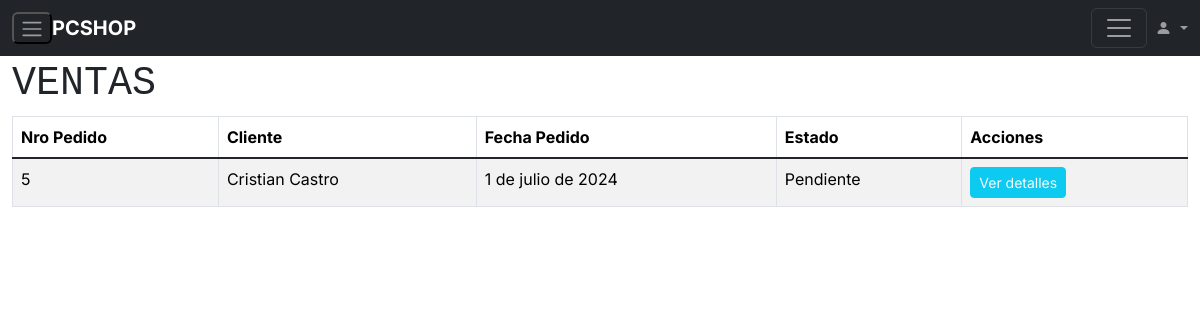
The page /dashboard/ventas on the database its author committed.
### aplicacion/models.py (models this page shows)
class Pedido(models.Model):
    nro_pedido= models.AutoField(primary_key=True,null=False)
    email=models.ForeignKey(Cliente,on_delete=models.PROTECT)
    fecha_pedido = models.DateField(null=False)
    estado_pedido=models.CharField(default="Pendiente", max_length=10, null=False, choices=ESTADO_PEDIDO)
    productos = models.ManyToManyField(ProductoCarro)

class Cliente(models.Model):
    email=models.EmailField(primary_key=True, verbose_name='E-mail', null=False)
    rut=models.CharField(max_length=10, null = True)
    nombre=models.CharField(max_length=50, null=True)
    direccion=models.CharField(max_length=500, null=True)

### aplicacion/views.py (the view)
# urls.py: path('dashboard/ventas', ventas, name='ventas'),
def ventas(request):
    pedidos=Pedido.objects.all()
    clientes=Cliente.objects.all()
    datos={
        "pedido":pedidos,
        "clientes":clientes
    }
    return render(request,'aplicacion/dashboard/ventas.html', datos)

### aplicacion/templates/aplicacion/dashboard/ventas.html (shortened to what this page needs)
{% load static%}
<!DOCTYPE html>
<html lang="en">
<head>
  <link href="https://cdn.jsdelivr.net/npm/bootstrap@5.3.3/dist/css/bootstrap.min.css" rel="stylesheet">
  <link rel="stylesheet" href="https://cdn.jsdelivr.net/npm/bootstrap-icons@1.11.3/font/bootstrap-icons.min.css">
  <link rel="stylesheet" href="{% static "aplicacion/css/style.css" %}">
</head>
<body>
  {% include "aplicacion/dashboard/navbar.html"%}
  <div class="container-fluid" style="margin-top: 5vw;">
    <H1 class="font-monospace  text-uppercase">Ventas</H1>
      <table class="table table-bordered table-striped">
          <thead>
              <tr>
                <th scope="col">Nro Pedido</th>
                <th scope="col">Cliente</th>
                <th scope="col">Fecha Pedido</th>
                <th scope="col">Estado</th>
                <th scope="col">Acciones</th>
              </tr>
          </thead>
          <tbody class="table-group-divider">
            {% for b in pedido %}
            <td>{{b.nro_pedido}}</td>
            <td>{{b.email.nombre}}</td>
            <td>{{b.fecha_pedido}}</td>
            <td>{{b.estado_pedido}}</td>
            <td><a href="{% url "detalle" b.nro_pedido %}" role="button" class="btn btn-info btn-sm text-light">Ver detalles</a></td>
            {% endfor %}
          </tbody>
        </table>
      </div>
</body>
</html>

### aplicacion/static/aplicacion/css/style.css (style rules this page uses)
body, button { font-family: "Inter", sans-serif; }
:root { --offcanvas-width: 270px; --topNavbarHeight: 56px; }
@media (min-width: 992px) { body { overflow: auto !important; } }
a { color: unset; text-decoration: none; }

### rows shown on the page
Pedido: nro_pedido "5", email.nombre "Cristian Castro", fecha_pedido "1 de julio de 2024", estado_pedido "Pendiente"
